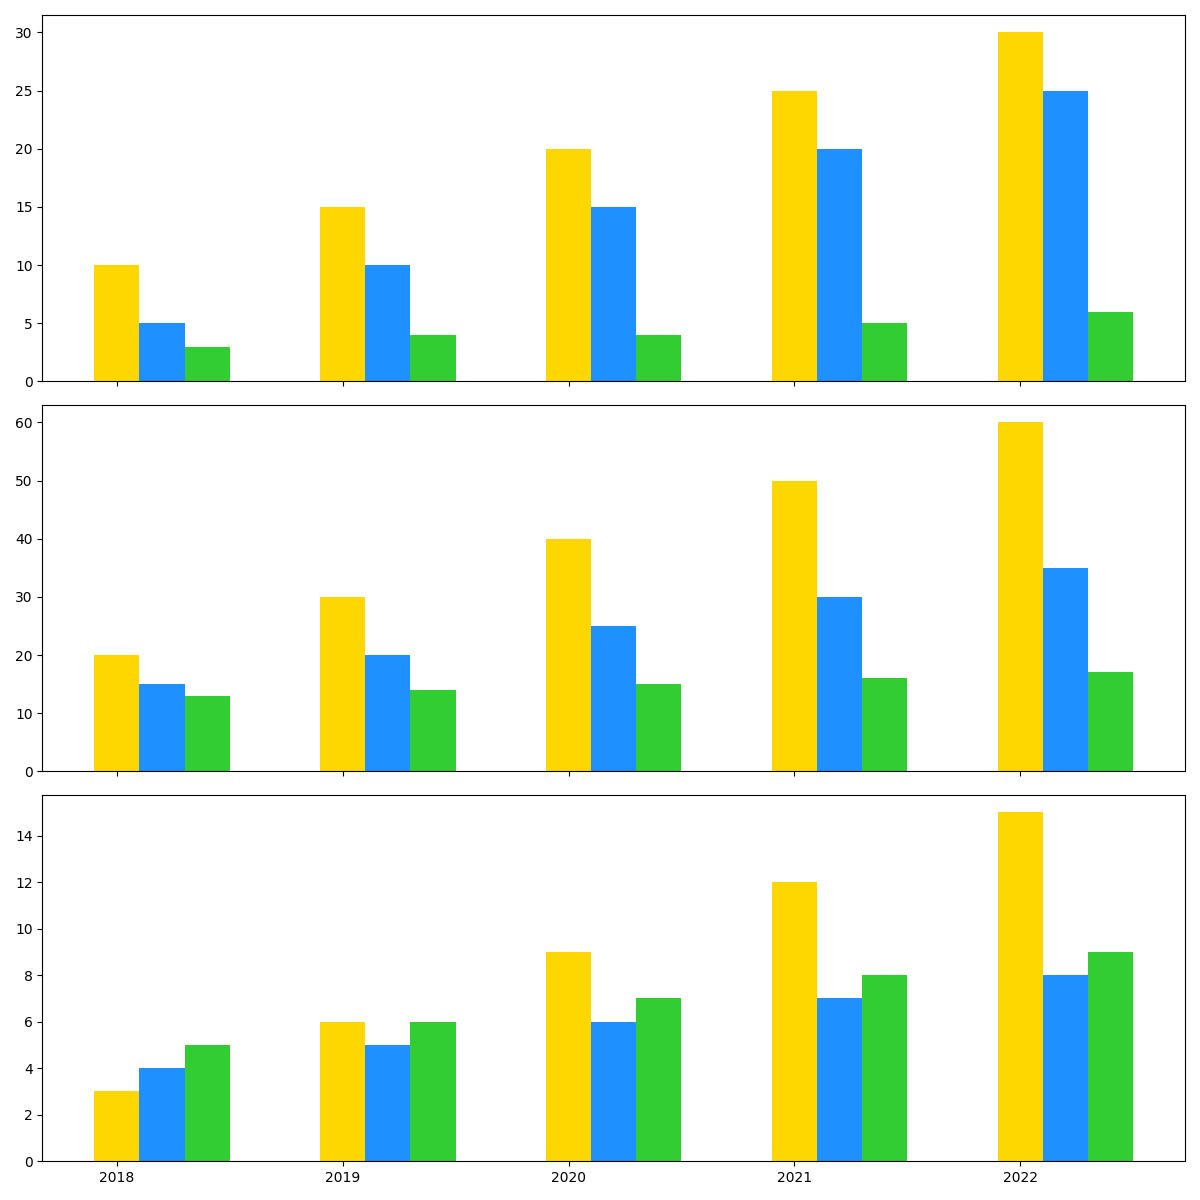

Here is the Python script that generated this plot:
import matplotlib.pyplot as plt
import numpy as np

years = np.array([2018, 2019, 2020, 2021, 2022])

usa_data = {"Solar": [10, 15, 20, 25, 30], "Wind": [5, 10, 15, 20, 25], "Hydro": [3, 4, 4, 5, 6]}
china_data = {"Solar": [20, 30, 40, 50, 60], "Wind": [15, 20, 25, 30, 35], "Hydro": [13, 14, 15, 16, 17]}
brazil_data = {"Solar": [3, 6, 9, 12, 15], "Wind": [4, 5, 6, 7, 8], "Hydro": [5, 6, 7, 8, 9]}

all_data = [usa_data, china_data, brazil_data]  # Removed india_data
energy_types = ["Solar", "Wind", "Hydro"]
colors = ['#FFD700', '#1E90FF', '#32CD32']

fig, axes = plt.subplots(nrows=3, ncols=1, figsize=(12, 12), sharex=True)  # Adjusted nrows to 3

for i, ax in enumerate(axes):
    country_data = all_data[i]
    for j, energy in enumerate(energy_types):
        ax.bar(years + j * 0.2, country_data[energy], width=0.2, color=colors[j])

plt.xticks(years)
plt.tight_layout()

plt.show()
